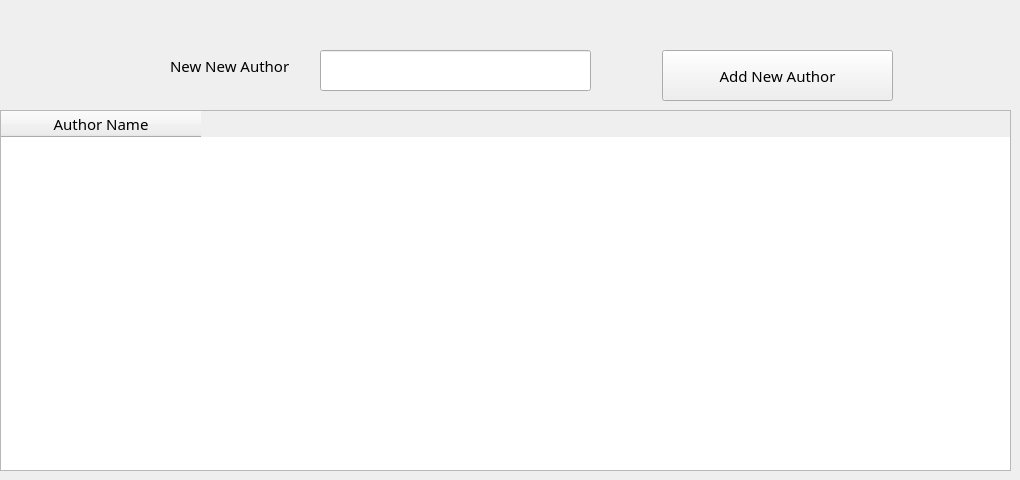
      <widget class="QWidget" name="tab_8">
       <attribute name="title">
        <string>Author</string>
       </attribute>
       <widget class="QPushButton" name="pushButton_15">
        <property name="geometry">
         <rect>
          <x>662</x>
          <y>50</y>
          <width>231</width>
          <height>51</height>
         </rect>
        </property>
        <property name="font">
         <font>
          <family>Calisto MT</family>
          <pointsize>11</pointsize>
          <weight>9</weight>
          <italic>false</italic>
          <bold>false</bold>
         </font>
        </property>
        <property name="styleSheet">
         <string notr="true"/>
        </property>
        <property name="text">
         <string>Add New Author</string>
        </property>
        <property name="shortcut">
         <string>Return</string>
        </property>
       </widget>
       <widget class="QLineEdit" name="lineEdit_20">
        <property name="geometry">
         <rect>
          <x>320</x>
          <y>50</y>
          <width>271</width>
          <height>41</height>
         </rect>
        </property>
        <property name="clearButtonEnabled">
         <bool>true</bool>
        </property>
       </widget>
       <widget class="QLabel" name="label_27">
        <property name="geometry">
         <rect>
          <x>170</x>
          <y>50</y>
          <width>131</width>
          <height>31</height>
         </rect>
        </property>
        <property name="font">
         <font>
          <family>Calisto MT</family>
          <pointsize>11</pointsize>
          <weight>9</weight>
          <italic>false</italic>
          <bold>false</bold>
         </font>
        </property>
        <property name="text">
         <string>New New Author</string>
        </property>
       </widget>
       <widget class="QTableWidget" name="tableWidget_3">
        <property name="geometry">
         <rect>
          <x>0</x>
          <y>110</y>
          <width>1011</width>
          <height>361</height>
         </rect>
        </property>
        <property name="font">
         <font>
          <family>Calisto MT</family>
          <pointsize>11</pointsize>
          <weight>9</weight>
          <italic>false</italic>
          <bold>false</bold>
         </font>
        </property>
        <property name="selectionBehavior">
         <enum>QAbstractItemView::SelectRows</enum>
        </property>
        <attribute name="horizontalHeaderDefaultSectionSize">
         <number>200</number>
        </attribute>
        <column>
         <property name="text">
          <string>Author Name</string>
         </property>
        </column>
       </widget>
      </widget>
